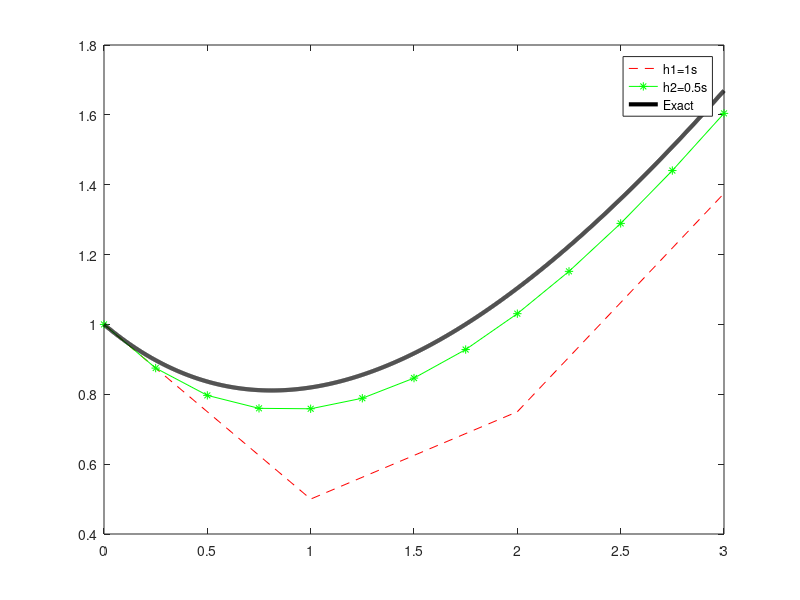

Write the MATLAB code that produced this figure.
% ME 303 - Lab Session 8 - December 7th, 2021
% Solution of Ordinary Differential Equations
% Euler's Method

clear all
close all
clc

t0 = 0;
tf = 3;
y0 = 1;
h1 = 1;
h2 = h1/4;
M1 = (tf - t0)/h1;
M2 = (tf - t0)/h2;

f = @(t,y) (t-y)/2;
y = @(t) 3*exp(-t/2) + t - 2;

t1 = t0:h1:tf;
t2 = t0:h2:tf;

y1 = zeros(1,M1+1);
y2 = zeros(1,M2+1);

y1(1) = y0;
y2(1) = y0;


for j = 1:M2
    if j <=M1
        y1(j+1) = y1(j) + h1*f(t1(j),y1(j));
        y2(j+1) = y2(j) + h2*f(t2(j),y2(j));
    else
        y2(j+1) = y2(j) + h2*f(t2(j),y2(j));
    end
end

t = t0:0.001:tf;
figure
plot(t1,y1,'r--')
hold on
plot(t2,y2,'g*-')
hold on
plot(t,y(t),'k','Linewidth',3)
legend('h1=1s','h2=0.5s','Exact')

FGE_1 = abs(y(tf) - y1(end))
FGE_2 = abs(y(tf) - y2(end))
